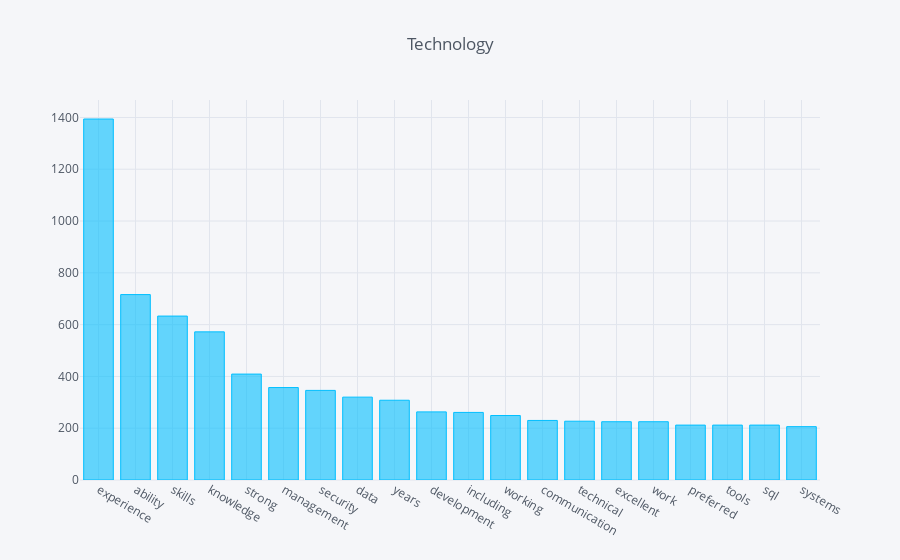

Here is the notebook cell this chart was saved with:
### Code cell
preferred_skills(popular_categories.index[1]).iplot(title='Technology', kind='bar', color='deepskyblue')

### Figure 1 — Plotly figure (JSON) as saved in the notebook; plotly's stock layout.template omitted (floating-point values rounded to 4 significant figures)
{"data": [{"marker": {"color": "rgba(0, 191, 255, 0.6)", "line": {"color": "rgba(0, 191, 255, 1.0)", "width": 1}}, "name": "None", "orientation": "v", "text": "", "type": "bar", "uid": "e995aaf4-0158-416a-8487-7f2f60786dd1", "x": ["experience", "ability", "skills", "knowledge", "strong", "management", "security", "data", "years", "development", "including", "working", "communication", "technical", "excellent", "work", "preferred", "tools", "sql", "systems"], "y": [1394, 716, 633, 572, 409, 357, 346, 320, 308, 263, 261, 249, 230, 227, 225, 225, 212, 212, 212, 206]}], "layout": {"legend": {"bgcolor": "#F5F6F9", "font": {"color": "#4D5663"}}, "paper_bgcolor": "#F5F6F9", "plot_bgcolor": "#F5F6F9", "title": {"font": {"color": "#4D5663"}, "text": "Technology"}, "xaxis": {"gridcolor": "#E1E5ED", "showgrid": true, "tickfont": {"color": "#4D5663"}, "title": {"font": {"color": "#4D5663"}, "text": ""}, "zerolinecolor": "#E1E5ED"}, "yaxis": {"gridcolor": "#E1E5ED", "showgrid": true, "tickfont": {"color": "#4D5663"}, "title": {"font": {"color": "#4D5663"}, "text": ""}, "zerolinecolor": "#E1E5ED"}}}
